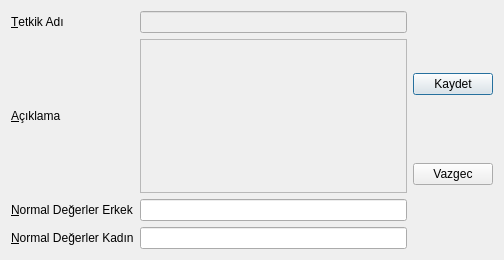
<?xml version="1.0" encoding="UTF-8"?>
<ui version="4.0">
 <class>tetkikduzenle</class>
 <widget class="QDialog" name="tetkikduzenle">
  <property name="geometry">
   <rect>
    <x>0</x>
    <y>0</y>
    <width>504</width>
    <height>260</height>
   </rect>
  </property>
  <property name="windowTitle">
   <string>Tetkik Düzenle</string>
  </property>
  <layout class="QGridLayout" name="gridLayout_2">
   <item row="0" column="0">
    <layout class="QGridLayout" name="gridLayout">
     <item row="0" column="0">
      <widget class="QLabel" name="lblAdi">
       <property name="text">
        <string>&amp;Tetkik Adı</string>
       </property>
       <property name="buddy">
        <cstring>leAdi</cstring>
       </property>
      </widget>
     </item>
     <item row="2" column="1">
      <widget class="QLineEdit" name="leNormaldegerErkek">
       <property name="enabled">
        <bool>true</bool>
       </property>
      </widget>
     </item>
     <item row="0" column="1">
      <widget class="QLineEdit" name="leAdi">
       <property name="enabled">
        <bool>false</bool>
       </property>
      </widget>
     </item>
     <item row="2" column="0">
      <widget class="QLabel" name="lblDegerler">
       <property name="text">
        <string>&amp;Normal Değerler Erkek</string>
       </property>
       <property name="buddy">
        <cstring>leNormaldegerErkek</cstring>
       </property>
      </widget>
     </item>
     <item row="1" column="1">
      <widget class="QTextEdit" name="teAciklama">
       <property name="enabled">
        <bool>false</bool>
       </property>
      </widget>
     </item>
     <item row="1" column="0">
      <widget class="QLabel" name="lblAciklama">
       <property name="text">
        <string>&amp;Açıklama</string>
       </property>
       <property name="buddy">
        <cstring>teAciklama</cstring>
       </property>
      </widget>
     </item>
     <item row="3" column="0">
      <widget class="QLabel" name="lblDegerler_2">
       <property name="text">
        <string>&amp;Normal Değerler Kadın</string>
       </property>
       <property name="buddy">
        <cstring>leNormaldegerKadin</cstring>
       </property>
      </widget>
     </item>
     <item row="3" column="1">
      <widget class="QLineEdit" name="leNormaldegerKadin"/>
     </item>
    </layout>
   </item>
   <item row="0" column="1">
    <layout class="QVBoxLayout" name="verticalLayout">
     <item>
      <widget class="QPushButton" name="btnKaydet">
       <property name="text">
        <string>Kaydet</string>
       </property>
      </widget>
     </item>
     <item>
      <widget class="QPushButton" name="btnVazgec">
       <property name="text">
        <string>Vazgec</string>
       </property>
      </widget>
     </item>
    </layout>
   </item>
  </layout>
 </widget>
 <resources/>
 <connections/>
</ui>
